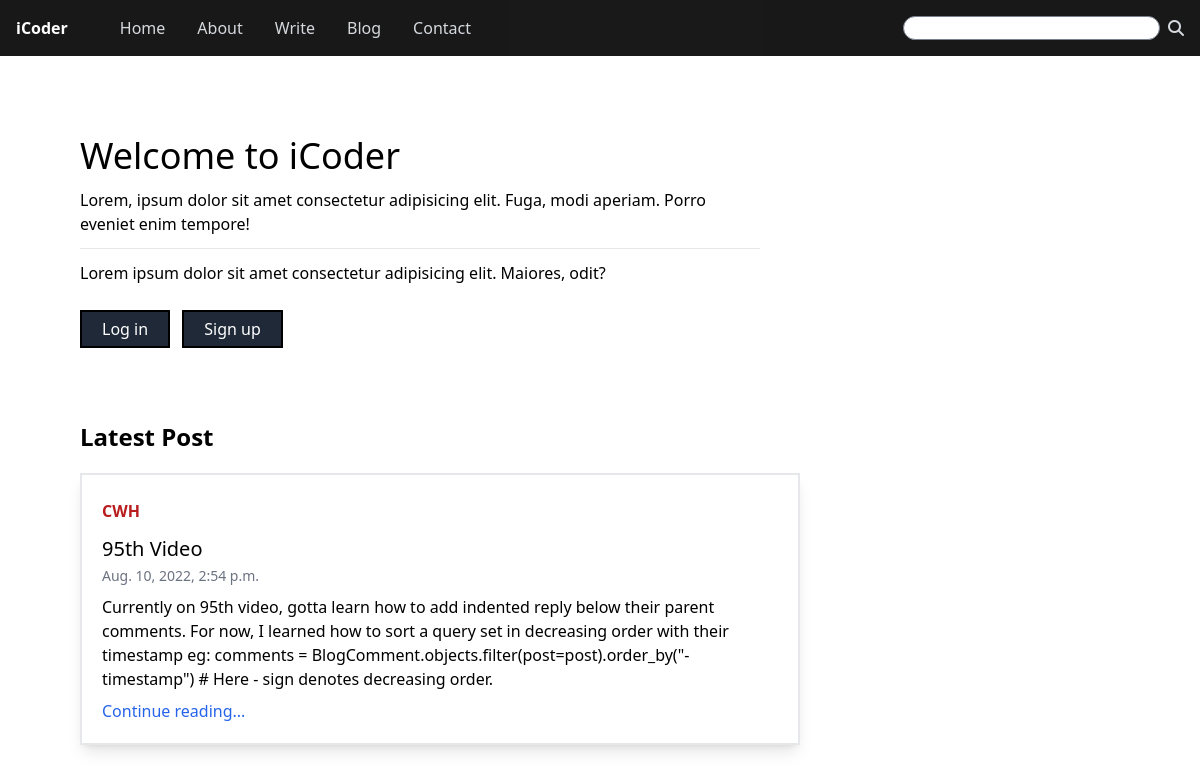
The page / on the database its author committed.
### blog/models.py (models this page shows, shortened)
class Post(models.Model):
    sno = models.AutoField(primary_key=True)
    title = models.CharField(max_length=100)
    author = models.CharField(max_length=50)
    slug = models.CharField(max_length=130)
    content = models.TextField()
    timeStamp = models.DateTimeField(auto_now_add=True, blank=True)

### home/views.py (the view)
# urls.py: 2. Add a URL to urlpatterns:  path('', views.home, name='home')
def home(request):
    latest = Post.objects.latest('timeStamp')
    context = {'latest': latest}
    return render(request, 'home/home.html', context)

### templates/home/home.html (shortened to what this page needs)
{% extends 'base.html' %}
{% block body %}
<div class="px-20 pt-20 pb-10 space-y-3 w-[70%]">
    <h1 class="text-4xl">Welcome to iCoder</h1>
    <p>Lorem, ipsum dolor sit amet consectetur adipisicing elit. Fuga, modi aperiam. Porro eveniet enim tempore!</p>
    <hr>
    <p>Lorem ipsum dolor sit amet consectetur adipisicing elit. Maiores, odit?</p>
    {% if user.is_authenticated %}
    <div class="flex space-x-2">
        <p class="font-mono mt-2">Welcome <span class="text-red-500 font-semibold">{{request.user}}</span></p>
        <a href="/logout" class="text-left bg-gray-800 border-2 border-black text-white hover:bg-gray-700 hover:border-gray-600 focus:bg-black px-5 py-1.5 w-fit">Log out</a>
    </div>
    {% else %}
    <div class="py-5 space-x-2">
        <a href="/login" class="text-left bg-gray-800 border-2 border-black text-white hover:bg-gray-700 hover:border-gray-600 focus:bg-black px-5 py-1.5 w-fit">Log in</a>
        <a href="/signup" class="text-left bg-gray-800 border-2 border-black text-white hover:bg-gray-700 hover:border-gray-600 focus:bg-black px-5 py-1.5 w-fit">Sign up</a>
    </div>
    {% endif %}
</div>
<h1 class="my-5 px-20 font-semibold text-2xl">Latest Post</h1>
<div class="mx-20 w-[60%] p-5 border-2 border-gray-200 shadow-lg space-y-2">
    <h3 class="font-semibold text-red-700 py-1">{{latest.author}}</h3>
    <p class="text-xl">{{latest.title}}</p>
    <span class="text-gray-500 text-sm">{{latest.timeStamp}}</span>
    <p>{{latest.content}}</p>
    <div>
        <a href="/blog/{{latest.slug}}" class="text-blue-600">Continue reading...</a>
    </div>
</div>
{% endblock body %}

### rows shown on the page
Post: author "CWH", title "95th Video", timeStamp "Aug. 10, 2022, 2:54 p.m.", content "Currently on 95th video, gotta learn how to add indented reply below their parent comments. For now, I learned how to sort a query set in decreasing order with their timestamp eg: comments = BlogComment.objects.filter(post=post).order_by(\"-timestamp\") # Here - sign denotes decreasing order."
